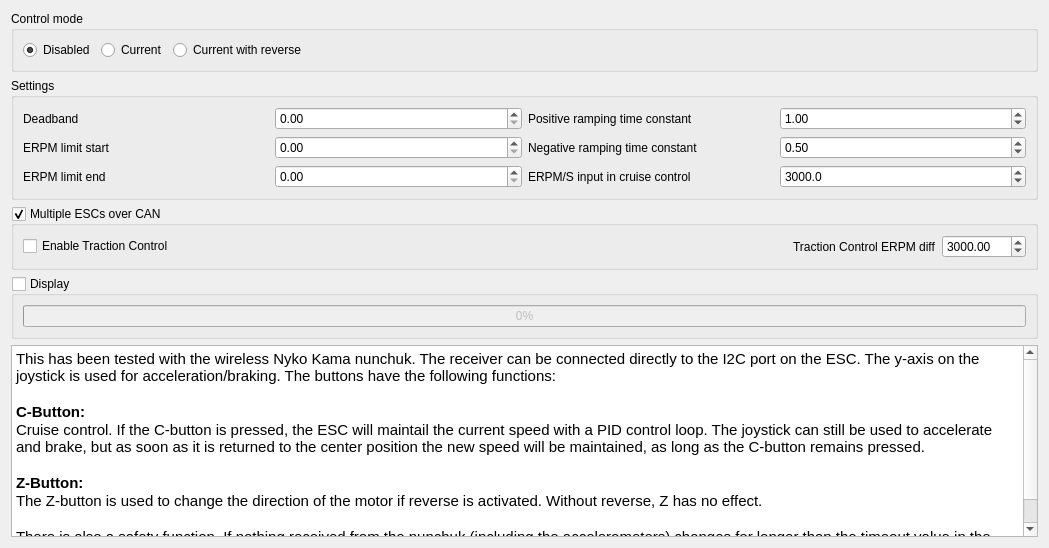
            <widget class="QWidget" name="tab_21">
             <attribute name="title">
              <string>Nunchuk</string>
             </attribute>
             <layout class="QVBoxLayout" name="verticalLayout_32">
              <item>
               <widget class="QGroupBox" name="groupBox_24">
                <property name="title">
                 <string>Control mode</string>
                </property>
                <layout class="QHBoxLayout" name="horizontalLayout_31">
                 <item>
                  <layout class="QHBoxLayout" name="horizontalLayout_35">
                   <item>
                    <widget class="QRadioButton" name="appconfChukDisabledButton">
                     <property name="text">
                      <string>Disabled</string>
                     </property>
                     <property name="checked">
                      <bool>true</bool>
                     </property>
                    </widget>
                   </item>
                   <item>
                    <widget class="QRadioButton" name="appconfChukCurrentNorevButton">
                     <property name="text">
                      <string>Current</string>
                     </property>
                    </widget>
                   </item>
                   <item>
                    <widget class="QRadioButton" name="appconfChukCurrentButton">
                     <property name="text">
                      <string>Current with reverse</string>
                     </property>
                    </widget>
                   </item>
                  </layout>
                 </item>
                 <item>
                  <spacer name="horizontalSpacer_11">
                   <property name="orientation">
                    <enum>Qt::Horizontal</enum>
                   </property>
                   <property name="sizeHint" stdset="0">
                    <size>
                     <width>720</width>
                     <height>20</height>
                    </size>
                   </property>
                  </spacer>
                 </item>
                </layout>
               </widget>
              </item>
              <item>
               <widget class="QGroupBox" name="groupBox_25">
                <property name="sizePolicy">
                 <sizepolicy hsizetype="Preferred" vsizetype="Fixed">
                  <horstretch>0</horstretch>
                  <verstretch>0</verstretch>
                 </sizepolicy>
                </property>
                <property name="title">
                 <string>Settings</string>
                </property>
                <layout class="QGridLayout" name="gridLayout_21">
                 <item row="0" column="0">
                  <widget class="QLabel" name="label_54">
                   <property name="text">
                    <string>Deadband</string>
                   </property>
                  </widget>
                 </item>
                 <item row="0" column="1">
                  <widget class="QDoubleSpinBox" name="appconfChukHystBox">
                   <property name="maximum">
                    <double>1.000000000000000</double>
                   </property>
                   <property name="singleStep">
                    <double>0.050000000000000</double>
                   </property>
                  </widget>
                 </item>
                 <item row="0" column="2">
                  <widget class="QLabel" name="label_63">
                   <property name="text">
                    <string>Positive ramping time constant</string>
                   </property>
                  </widget>
                 </item>
                 <item row="0" column="3">
                  <widget class="QDoubleSpinBox" name="appconfChukRampTimePosBox">
                   <property name="singleStep">
                    <double>0.100000000000000</double>
                   </property>
                   <property name="value">
                    <double>1.000000000000000</double>
                   </property>
                  </widget>
                 </item>
                 <item row="1" column="0">
                  <widget class="QLabel" name="label_56">
                   <property name="text">
                    <string>ERPM limit start</string>
                   </property>
                  </widget>
                 </item>
                 <item row="1" column="1">
                  <widget class="QDoubleSpinBox" name="appconfChukRpmLimStartBox">
                   <property name="maximum">
                    <double>200000.000000000000000</double>
                   </property>
                   <property name="singleStep">
                    <double>100.000000000000000</double>
                   </property>
                  </widget>
                 </item>
                 <item row="1" column="2">
                  <widget class="QLabel" name="label_64">
                   <property name="text">
                    <string>Negative ramping time constant</string>
                   </property>
                  </widget>
                 </item>
                 <item row="1" column="3">
                  <widget class="QDoubleSpinBox" name="appconfChukRampTimeNegBox">
                   <property name="singleStep">
                    <double>0.100000000000000</double>
                   </property>
                   <property name="value">
                    <double>0.500000000000000</double>
                   </property>
                  </widget>
                 </item>
                 <item row="2" column="0">
                  <widget class="QLabel" name="label_55">
                   <property name="text">
                    <string>ERPM limit end</string>
                   </property>
                  </widget>
                 </item>
                 <item row="2" column="1">
                  <widget class="QDoubleSpinBox" name="appconfChukRpmLimEndBox">
                   <property name="maximum">
                    <double>200000.000000000000000</double>
                   </property>
                   <property name="singleStep">
                    <double>100.000000000000000</double>
                   </property>
                  </widget>
                 </item>
                 <item row="2" column="2">
                  <widget class="QLabel" name="label_88">
                   <property name="text">
                    <string>ERPM/S input in cruise control</string>
                   </property>
                  </widget>
                 </item>
                 <item row="2" column="3">
                  <widget class="QDoubleSpinBox" name="appconfChukErpmPerSBox">
                   <property name="decimals">
                    <number>1</number>
                   </property>
                   <property name="maximum">
                    <double>100000.000000000000000</double>
                   </property>
                   <property name="singleStep">
                    <double>100.000000000000000</double>
                   </property>
                   <property name="value">
                    <double>3000.000000000000000</double>
                   </property>
                  </widget>
                 </item>
                </layout>
                <zorder>label_56</zorder>
                <zorder>appconfChukRpmLimStartBox</zorder>
                <zorder>label_54</zorder>
                <zorder>appconfChukHystBox</zorder>
                <zorder>label_55</zorder>
                <zorder>appconfChukRpmLimEndBox</zorder>
                <zorder>label_63</zorder>
                <zorder>appconfChukRampTimePosBox</zorder>
                <zorder>label_64</zorder>
                <zorder>appconfChukRampTimeNegBox</zorder>
                <zorder>label_88</zorder>
                <zorder>appconfChukErpmPerSBox</zorder>
               </widget>
              </item>
              <item>
               <widget class="QGroupBox" name="appconfChukMultiGroup">
                <property name="title">
                 <string>Multiple ESCs over CAN</string>
                </property>
                <property name="checkable">
                 <bool>true</bool>
                </property>
                <layout class="QHBoxLayout" name="horizontalLayout_36">
                 <item>
                  <widget class="QCheckBox" name="appconfChukTcBox">
                   <property name="text">
                    <string>Enable Traction Control</string>
                   </property>
                   <property name="checked">
                    <bool>false</bool>
                   </property>
                  </widget>
                 </item>
                 <item>
                  <spacer name="horizontalSpacer_13">
                   <property name="orientation">
                    <enum>Qt::Horizontal</enum>
                   </property>
                   <property name="sizeHint" stdset="0">
                    <size>
                     <width>40</width>
                     <height>20</height>
                    </size>
                   </property>
                  </spacer>
                 </item>
                 <item>
                  <widget class="QLabel" name="label_66">
                   <property name="text">
                    <string>Traction Control ERPM diff</string>
                   </property>
                  </widget>
                 </item>
                 <item>
                  <widget class="QDoubleSpinBox" name="appconfChukTcErpmBox">
                   <property name="maximum">
                    <double>100000.000000000000000</double>
                   </property>
                   <property name="value">
                    <double>3000.000000000000000</double>
                   </property>
                  </widget>
                 </item>
                </layout>
               </widget>
              </item>
              <item>
               <widget class="QGroupBox" name="appconfUpdateChukBox">
                <property name="title">
                 <string>Display</string>
                </property>
                <property name="checkable">
                 <bool>true</bool>
                </property>
                <property name="checked">
                 <bool>false</bool>
                </property>
                <layout class="QHBoxLayout" name="horizontalLayout_32">
                 <item>
                  <widget class="QProgressBar" name="appconfDecodedChukBar">
                   <property name="minimum">
                    <number>0</number>
                   </property>
                   <property name="maximum">
                    <number>1000</number>
                   </property>
                   <property name="value">
                    <number>0</number>
                   </property>
                   <property name="format">
                    <string>%p%</string>
                   </property>
                  </widget>
                 </item>
                </layout>
               </widget>
              </item>
              <item>
               <widget class="QTextBrowser" name="textBrowser">
                <property name="html">
                 <string>&lt;!DOCTYPE HTML PUBLIC &quot;-//W3C//DTD HTML 4.0//EN&quot; &quot;http://www.w3.org/TR/REC-html40/strict.dtd&quot;&gt;
&lt;html&gt;&lt;head&gt;&lt;meta name=&quot;qrichtext&quot; content=&quot;1&quot; /&gt;&lt;style type=&quot;text/css&quot;&gt;
p, li { white-space: pre-wrap; }
&lt;/style&gt;&lt;/head&gt;&lt;body style=&quot; font-family:'MS Shell Dlg 2'; font-size:7.8pt; font-weight:400; font-style:normal;&quot;&gt;
&lt;p style=&quot; margin-top:0px; margin-bottom:0px; margin-left:0px; margin-right:0px; -qt-block-indent:0; text-indent:0px;&quot;&gt;&lt;span style=&quot; font-family:'Ubuntu'; font-size:11pt;&quot;&gt;This has been tested with the wireless Nyko Kama nunchuk. The receiver can be connected directly to the I2C port on the ESC. The y-axis on the joystick is used for acceleration/braking. The buttons have the following functions:&lt;/span&gt;&lt;/p&gt;
&lt;p style=&quot;-qt-paragraph-type:empty; margin-top:0px; margin-bottom:0px; margin-left:0px; margin-right:0px; -qt-block-indent:0; text-indent:0px; font-family:'Ubuntu'; font-size:11pt;&quot;&gt;&lt;br /&gt;&lt;/p&gt;
&lt;p style=&quot; margin-top:0px; margin-bottom:0px; margin-left:0px; margin-right:0px; -qt-block-indent:0; text-indent:0px;&quot;&gt;&lt;span style=&quot; font-family:'Ubuntu'; font-size:11pt; font-weight:600;&quot;&gt;C-Button:&lt;/span&gt;&lt;/p&gt;
&lt;p style=&quot; margin-top:0px; margin-bottom:0px; margin-left:0px; margin-right:0px; -qt-block-indent:0; text-indent:0px;&quot;&gt;&lt;span style=&quot; font-family:'Ubuntu'; font-size:11pt;&quot;&gt;Cruise control. If the C-button is pressed, the ESC will maintail the current speed with a PID control loop. The joystick can still be used to accelerate and brake, but as soon as it is returned to the center position the new speed will be maintained, as long as the C-button remains pressed.&lt;/span&gt;&lt;/p&gt;
&lt;p style=&quot;-qt-paragraph-type:empty; margin-top:0px; margin-bottom:0px; margin-left:0px; margin-right:0px; -qt-block-indent:0; text-indent:0px; font-family:'Ubuntu'; font-size:11pt;&quot;&gt;&lt;br /&gt;&lt;/p&gt;
&lt;p style=&quot; margin-top:0px; margin-bottom:0px; margin-left:0px; margin-right:0px; -qt-block-indent:0; text-indent:0px;&quot;&gt;&lt;span style=&quot; font-family:'Ubuntu'; font-size:11pt; font-weight:600;&quot;&gt;Z-Button:&lt;/span&gt;&lt;/p&gt;
&lt;p style=&quot; margin-top:0px; margin-bottom:0px; margin-left:0px; margin-right:0px; -qt-block-indent:0; text-indent:0px;&quot;&gt;&lt;span style=&quot; font-family:'Ubuntu'; font-size:11pt;&quot;&gt;The Z-button is used to change the direction of the motor if reverse is activated. Without reverse, Z has no effect.&lt;/span&gt;&lt;/p&gt;
&lt;p style=&quot;-qt-paragraph-type:empty; margin-top:0px; margin-bottom:0px; margin-left:0px; margin-right:0px; -qt-block-indent:0; text-indent:0px; font-family:'Ubuntu'; font-size:11pt;&quot;&gt;&lt;br /&gt;&lt;/p&gt;
&lt;p style=&quot; margin-top:0px; margin-bottom:0px; margin-left:0px; margin-right:0px; -qt-block-indent:0; text-indent:0px;&quot;&gt;&lt;span style=&quot; font-family:'Ubuntu'; font-size:11pt;&quot;&gt;There is also a safety function. If nothing received from the nunchuk (including the accelerometers) changes for longer than the timeout value in the &lt;/span&gt;&lt;span style=&quot; font-family:'Ubuntu'; font-size:11pt; font-style:italic;&quot;&gt;General&lt;/span&gt;&lt;span style=&quot; font-family:'Ubuntu'; font-size:11pt;&quot;&gt; tab, the timeout function will be activated and either release the motor or brake with the current specified next to the timeout value.&lt;/span&gt;&lt;/p&gt;&lt;/body&gt;&lt;/html&gt;</string>
                </property>
               </widget>
              </item>
             </layout>
            </widget>
